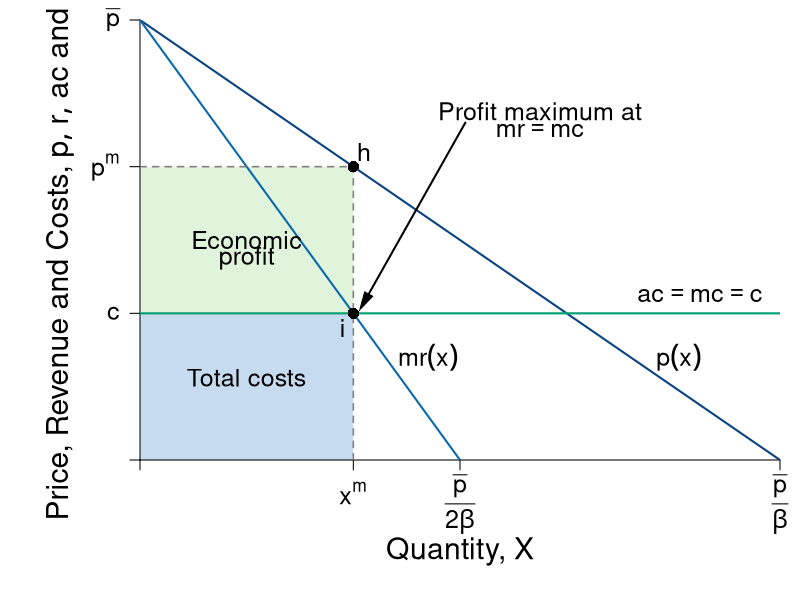

The R source for this figure:
#Graph Designer: Simon Halliday
#Authors: Bowles and Halliday
#Title: Coordination, Conflict and Competition: A Text in Microeconomics

require(shape)
pdf(file = "firmmarketsupply/monopolist_profit_comparison.pdf", width = 9, height = 7)

#Set parameters for graphics
pointsize <- 1.8
axislabelsize <- 1.8
labelsize <- 1.5
namesize <- 1.8
annotatesize <- 1.5
graphlinewidth <- 2
segmentlinewidth <- 1.5

COL <- c("#7fc97f", "#beaed4", "#fdc086", "#ffff99", "#386cb0", "#f0027f", "#bf5b17", "#666666")
COLA <- c("#e0f3db", "#99d8c9","#66c2a4","#41ae76", "#238b45", "#005824")
COLB <- c("#c6dbef", "#4eb3d3", "#2b8cbe", "#0868ac","#084081")
Grays <- gray.colors(25, start = 1, end = 0)
CBCols <- c("#009E73","#0072B2","#E69F00")

#Edited the margins to cater for the larger LHS labels
par(mar =  c(7, 7, 1, 1))

AvgRevenue <- function(x, rmax = 12, xmax = 12){
  rmax - (rmax/xmax)*x
}

MRevenue <- function(x, rmax = 12, xmax = 12){
  rmax - 2*(rmax/xmax)*x
}

AvgCost <- function(x, c0 = 2, c1 = 4){
  c0/x + c1
}

xlims <- c(0, 12)
ylims <- c(0, 12)

npts <- 501 
x <- seq(xlims[1], xlims[2], length.out = npts)
y <- seq(ylims[1], ylims[2], length.out = npts) 
a <- c(13, 16.75, 19.25)

plot(0, 0, xlim = xlims, ylim = ylims, type = "n",
     xlab = expression(paste("")),
     ylab = expression(paste("")), 
     xaxt = "n", 
     yaxt = "n", 
     cex.lab = axislabelsize, 
     bty = "n",
     xaxs="i", 
     yaxs="i")

# ticksy <- seq(from = ylims[1], to = ylims[2], by = 1)
# ylabels <- seq(from = ylims[1], to = ylims[2], by = 1)
# ticksx <- seq(from = xlims[1], to = xlims[2], by = 1)
# xlabels <- seq(from = xlims[1], to = xlims[2], by = 1)
ticksy <- c(0, 4, AvgRevenue(x = 4), ylims[2])
ylabels <- c(NA, expression(paste(c)), expression(paste(p^{m})), expression(paste(bar(p))))
ticksx <- c(0, 4, 6, xlims[2])
xlabels <- c(NA, expression(paste(x^{m})), expression(paste(frac(bar(p),2*beta))), expression(paste(frac(bar(p),beta))))

npts <- 500 
xx1 <- seq(xlims[1], xlims[2], length.out = npts)
xx3 <- seq(2, 6, length.out = npts)

#Draw the polygon for profit
xpoly1 <- c(0, 4, 4, 0, 0)
ypoly1 <- c(4, 4, AvgRevenue(x = 4), AvgRevenue(x = 4), 4)
polygon(x = xpoly1, y = ypoly1, col=COLA[1], density=NULL, border = NA)

#Draw the polygon for costs
xpoly2 <- c(0, 4, 4, 0, 0)
ypoly2 <- c(0, 0, 4, 4, 4)
polygon(x = xpoly2, y = ypoly2, col=COLB[1], density=NULL, border = NA)

axis(1, at = ticksx, pos = 0, labels = FALSE, cex.axis=labelsize)
text(x = c(0, 4, 6, xlims[2]), par("usr")[3] - 0.4, labels = xlabels, srt = 0, pos = 1, xpd = TRUE, cex = labelsize)
axis(2, at = ticksy, pos = 0, labels = ylabels, las = 1, cex.axis=labelsize)

#lines(xx1, bcA(xx1, w = 10, p = 1.5), col = COLB[3], lwd = graphlinewidth)
lines(xx1, AvgRevenue(xx1, rmax = 12, xmax = 12), col = COLB[5], lwd = graphlinewidth)
lines(xx1, MRevenue(xx1, rmax = 12, xmax = 12), col = COLB[4], lwd = graphlinewidth)
#lines(xx1, AvgCost(xx1, c0 = 2, c1 = 4), col = COLA[5], lwd = graphlinewidth)

#Label the axes
text(0.5*(xlims[2]), -2.5, expression(paste("Quantity, ", X)), xpd = TRUE, cex = axislabelsize) 
#text(0.5*(xlims[2]), -2.5, expression(paste("Output, ", x)), xpd = TRUE, cex = axislabelsize) 
#mtext(expression(paste("Quantity of output, ", x)), side=1, line = 2.5, cex = axislabelsize)
text(-1.5, 0.5*ylims[2], expression(paste("Price, Revenue and Costs, ", list(p, r, ac), " and ", mc)), xpd = TRUE, cex = axislabelsize, srt = 90) 

#Label curves
text(10.5, 4.5, expression(paste(ac == mc,phantom() == c)), cex = labelsize, xpd=TRUE)
text(10.1, 2.8, expression(paste(p(x))), cex = labelsize)
text(5.4, 2.8, expression(paste(mr(x))), cex = labelsize)

#Labels cost and profit areas
text(2, 0.5*AvgCost(x = 4), expression("Total costs"), cex = labelsize)
text(2, 6, expression("Economic"), cex = labelsize)
text(2, 5.5, expression("profit"), cex = labelsize)

#Draw segments for total costs
segments(0, AvgRevenue(x = 4), 4, AvgRevenue(x = 4), lty = 2, col = Grays[20] , lwd = segmentlinewidth)
segments(4, 0, 4, AvgRevenue(x = 4), lty = 2, col = Grays[20] , lwd = segmentlinewidth)
segments(0, 4, xlims[2], 4, lty = 1, col = CBCols[1] , lwd = graphlinewidth)

#Label Points for comparison
points(4, MRevenue(x = 4), pch = 16, col = "black", cex = 1.5)
text(3.8, MRevenue(x = 4) - 0.4, expression(i), cex = labelsize)


points(4, AvgRevenue(x = 4), pch = 16, col = "black", cex = 1.5)
text(4.2, AvgRevenue(x = 4) + 0.4, expression(h), cex = labelsize)


#Arrow to mr = mc
text(7.5, 9.5, expression(paste("Profit maximum at")), cex = labelsize)
text(7.5, 9, expression(paste(mr == mc)), cex = labelsize)
Arrows(6.1, 9.2, 4.2, 4.3, col = "black", lty = 1, lwd = 2, arr.type = "triangle", arr.lwd = 0.5)



dev.off()
